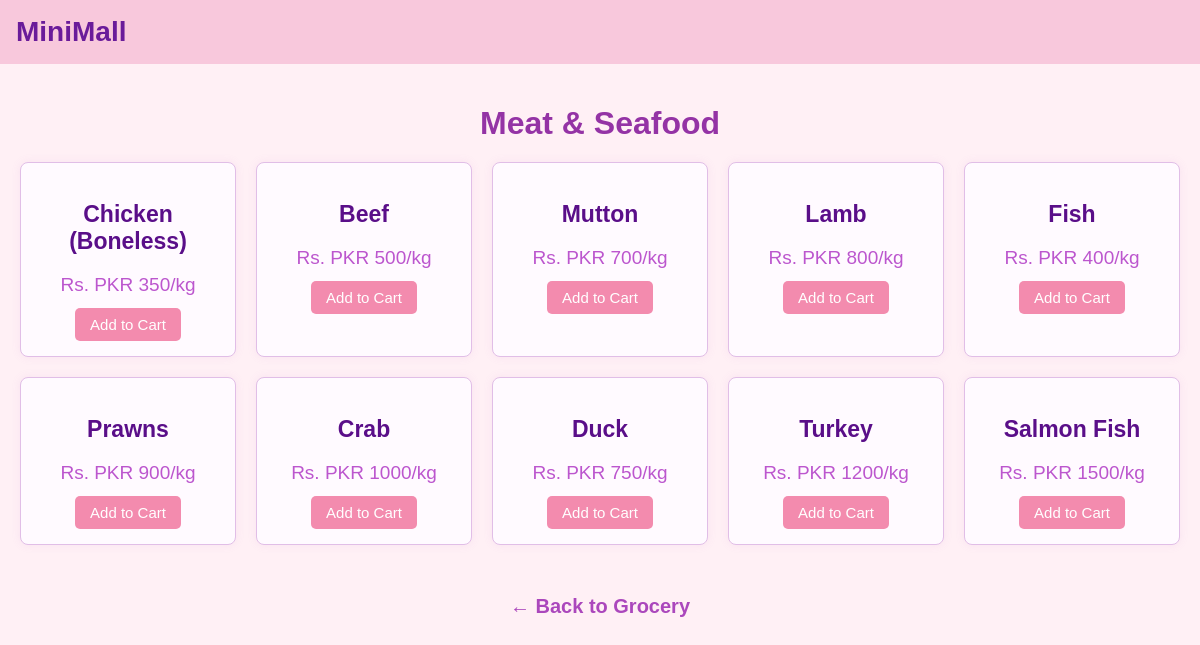
The app's page /groceryphp/meat.php with its own data.
### tables this page shows
CREATE TABLE CT_01_Subcategory_Items (
    category_id VARCHAR(10),   
    subcategory_id VARCHAR(10),   
    subcategory_name VARCHAR(100),   
    item_id VARCHAR(10),   
    item_name VARCHAR(100),   
    price VARCHAR(50),   
    PRIMARY KEY (category_id, subcategory_id, item_id),   
    FOREIGN KEY (category_id) REFERENCES category(category_id),   
    FOREIGN KEY (subcategory_id) REFERENCES ct_01_food_grocery(subcategory_id)   
);

### groceryphp/meat.php (the view, shortened to what this page needs)
<?php
$conn = new mysqli("localhost", "root", "", "mall");
$sql = "SELECT item_id,item_name, price FROM ct_01_Subcategory_Items WHERE subcategory_id = 'FG-04'";
$result = $conn->query($sql);
?>
<!DOCTYPE html>
<html lang="en">
<head>
  <link rel="stylesheet" href="items.css" />
</head>
<body>
  <header>
    <div class="logo">MiniMall</div>
  </header>
  <div class="container">
    <h1>Meat & Seafood</h1>
    <div class="subcategory-grid">
      <?php while($row = $result->fetch_assoc()): ?>
       <div class="subcategory-card">
          <h3><?= htmlspecialchars($row['item_name']) ?></h3>
          <p>Rs. <?= htmlspecialchars($row['price']) ?></p>
          <form method="POST" action="../add_to_cart.php">
  <button class="add-to-cart" type="submit">Add to Cart</button>
</form>
        </div>
      <?php endwhile; ?>
    </div>
  </div>
  <nav class="back-home">
    <a href="../grocery.php">← Back to Grocery</a>
  </nav>
</body>
</html>

### groceryphp/items.css (style rules this page uses)
body { font-family: sans-serif; background: #fff0f5; margin: 0; padding: 0; }
header { background-color: #f8c8dc; color: #6a1b9a; padding: 1rem; }
.logo { font-size: 28px; font-weight: bold; }
.container { padding: 20px; text-align: center; }
h1 { color: #9433a5; margin-bottom: 20px; }
.subcategory-grid { display: grid; grid-template-columns: repeat(auto-fill, minmax(200px, 1fr)); gap: 20px; margin-top: 20px; }
.subcategory-card { background-color: #fffaff; border: 1px solid #e1bee7; border-radius: 8px; padding: 15px; text-align: center; box-shadow: 0 0 10px rgba(186, 104, 200, 0.1); }
.subcategory-card h3 { font-size: 23px; color: #5a0e89; margin-bottom: 10px; }
.subcategory-card p { font-size: 19px; color: #bc56ce; margin-bottom: 12px; }
.add-to-cart { background-color: #f38bae; color: white; border: none; padding: 8px 15px; border-radius: 5px; cursor: pointer; font-size: 15px; }
.back-home { text-align: center; margin-top: 30px; font-size: 20px; }
.back-home a { text-decoration: none; color: #ab47bc; font-weight: bold; }

### records on screen
ct_01_subcategory_items: item_name "Chicken (Boneless)", price "PKR 350/kg"
ct_01_subcategory_items: item_name "Beef", price "PKR 500/kg"
ct_01_subcategory_items: item_name "Mutton", price "PKR 700/kg"
ct_01_subcategory_items: item_name "Lamb", price "PKR 800/kg"
ct_01_subcategory_items: item_name "Fish", price "PKR 400/kg"
ct_01_subcategory_items: item_name "Prawns", price "PKR 900/kg"
ct_01_subcategory_items: item_name "Crab", price "PKR 1000/kg"
ct_01_subcategory_items: item_name "Duck", price "PKR 750/kg"
ct_01_subcategory_items: item_name "Turkey", price "PKR 1200/kg"
ct_01_subcategory_items: item_name "Salmon Fish", price "PKR 1500/kg"
